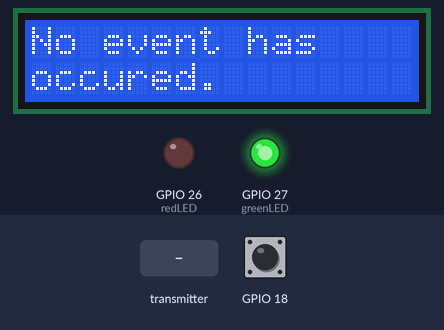
Simulated run of this program. Board: ESP32. On the bench: 16×2 character LCD, output pins drawn as LEDs (lit = HIGH). Dashed ring = blinking. Inputs (shaded band) come from the test bench; at power-on: GPIO 18 HIGH.

Above: at 1.2 s.
1.3 s: the transmitter starts sending timeDuration = 0
At 1.6 s:
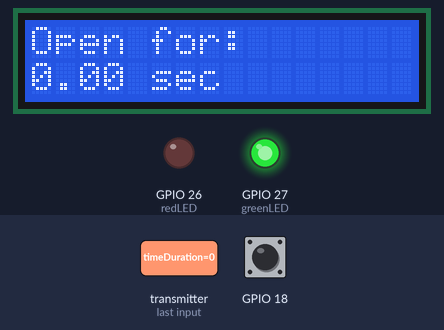
At 2.9 s:
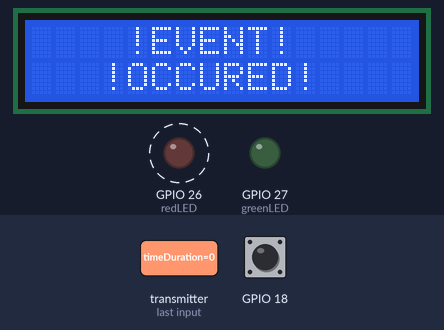
Timing chart, 0 to 10.3 s (numbered marks = the images above; inputs shaded):
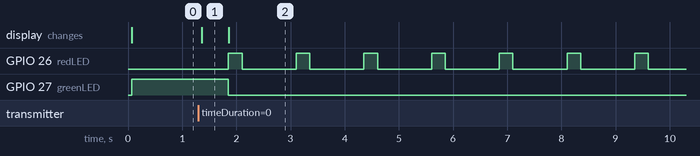

Measured:
- after the input at 1.3 s, GPIO 26 (redLED): alternates HIGH for 0.25 s and LOW for 1.0 s, starting after 0.56 s; GPIO 27 (greenLED): HIGH → LOW after 0.56 s; the display: changes after 0.06 s (image 1)
- what the display in image 1 shows lasts 0.5 s, from 1.4 s to 1.9 s

The program:

main.cpp
```cpp
#include <Arduino.h>
#include <esp_now.h>
#include <LiquidCrystal.h>
#include <math.h>
#include <WiFi.h>

// Structure of received data, must match the sender structure
typedef struct
{
  float timeDuration;
} struct_message;

// Create a struct_message called myData
struct_message myData;

// LiquidCrystal(RS, EN, D4, D5, D6, D7)
LiquidCrystal lcd(23, 22,19, 21, 3, 1);

// LED pin numbers, state, and time variables
int greenLED = 27;
int redLED = 26;
unsigned long currentTime, elapsedTime, prevBlinkTime;
bool ledState = false;

// screen state flags
bool buttonReleased = true;
bool measured, onDataScreen, showingEvent = false;

// function prototypes
void dataScreen();
void defaultScreen();
void eventOccuredScreen();
void onDataRecv(const uint8_t * mac, const uint8_t *incomingData, int len);

void setup(){
  // pin setup
  pinMode(18, INPUT);
  pinMode(greenLED, OUTPUT);
  pinMode(redLED, OUTPUT);

  // Set device as a Wi-Fi Station
  WiFi.mode(WIFI_STA);

  // Initialise ESP-NOW
  if (esp_now_init() != ESP_OK) {
    Serial.println("Error initializing ESP-NOW");
    return;
  }

  // Register for receive callback
  esp_now_register_recv_cb(onDataRecv);

  // initialise LCD and green LED
  lcd.begin(16,2);
  defaultScreen();
  digitalWrite(greenLED, HIGH);
}

void loop(){
  // check if the button is released. This is so that one button can be used for multiple functions
  if (digitalRead(18) == LOW){
    buttonReleased = true;
  }

  // if data is received
  if (measured == true){

    // displays "EVENT OCCURED" screen if not already, and does some initial LED changing.
    if (!showingEvent){
      eventOccuredScreen();
      digitalWrite(greenLED, LOW);
      digitalWrite(redLED, HIGH);
      prevBlinkTime = millis();
      ledState = true;
      showingEvent = true;
    }

    // red LED blinking logic
    currentTime = millis();
    elapsedTime = currentTime - prevBlinkTime;

    if (ledState && elapsedTime >= 250){
      digitalWrite(redLED, LOW);
      prevBlinkTime = currentTime;
      ledState = false;
    }

    if (!ledState && elapsedTime >= 1000){
      digitalWrite(redLED, HIGH);
      prevBlinkTime = currentTime;
      ledState = true;
    }

    // dismiss "EVENT OCCURED" screen and print data on LCD
    if (digitalRead(18) == HIGH && buttonReleased){
      dataScreen();
      digitalWrite(greenLED, HIGH);
      digitalWrite(redLED, LOW);
      buttonReleased = false;
      measured = false;
      onDataScreen = true;
      showingEvent = false;
    }
  }

  // dismiss data screen back to default screen if button is pressed
  if ((digitalRead(18) == HIGH) && onDataScreen && buttonReleased){
    defaultScreen();
    buttonReleased = false;
    onDataScreen = false;
  }
}

// function for displaying the data screen and its data
void dataScreen(){
  lcd.clear();
  lcd.print("Open for:");
  lcd.setCursor(0, 1);
  lcd.print(myData.timeDuration);
  lcd.print(" sec");
}

// function for displaying the default screen
void defaultScreen(){
  lcd.clear();
  lcd.print("No event has");
  lcd.setCursor(0, 2);
  lcd.print("occured.");
}

// function for displaying "EVENT OCCURED" screen
void eventOccuredScreen(){
  lcd.clear();
  lcd.setCursor(4, 0);
  lcd.print("!EVENT!");
  lcd.setCursor(3, 1);
  lcd.print("!OCCURED!");
}

// callback function that will be executed when data is received
void onDataRecv(const uint8_t * mac, const uint8_t *incomingData, int len){
  memcpy(&myData, incomingData, sizeof(myData));
  measured = true;
}
```
